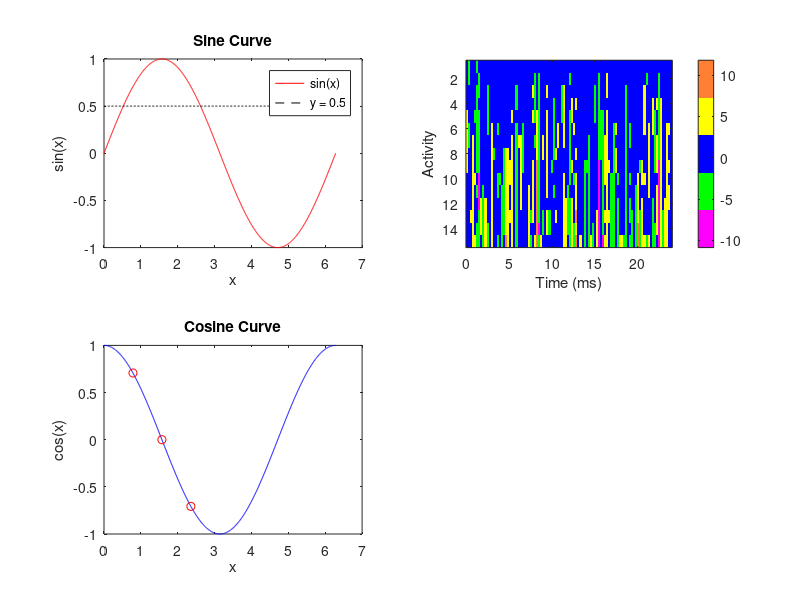

This chart was generated by the following MATLAB code: (Note: this script raises an error after producing the figure.)
%% uglyPlot

% Define x values
x = linspace(0, 2*pi, 1000);

% Define y values for various functions
y1 = sin(x);
y2 = cos(x);
y3 = tan(x);
y4 = log(x + 1); % Adding 1 to avoid negative values and log(0)
y_cot = cot(x); % Cotangent values

% Create a new figure
figure(2); clf;

% First subplot: sine curve
subplot(2, 2, 1);
plot(x, y1, 'r'); 
hold on; % Keep the current plot and add new plots to it
plot(x, 0.5*ones(size(x)), 'k--'); % Dashed line at y = 0.5
title('Sine Curve');
xlabel('x');
ylabel('sin(x)');
legend('sin(x)', 'y = 0.5');

% Second subplot: cosine curve
subplot(2, 2, 3);
plot(x, y2, 'b'); 
hold on;
% Sample points
x_points = [pi/4, pi/2, 3*pi/4];
y_points = cos(x_points);
plot(x_points, y_points, 'ro'); % red circles
title('Cosine Curve');
xlabel('x');
ylabel('cos(x)');

% ac
time = linspace(0, 24, 100); % Time from 0 to 24 hours
activity = cumsum(randn(15, 100)); % Random walk for activity
subplot(2, 2, 2);
uglyColors = [1 0 1; 0 1 0; 0 0 1; 1 1 0; 1 0.5 0.2];
colormap(uglyColors);
imagesc(time, [], activity);
ylabel('Activity');
xlabel('Time (ms)');
c = colorbar;
c.Title.String = 'Zscore';

% Activity plot 
time = linspace(0, 24, 100); % Time from 0 to 24 hours
activity = cumsum(randn(15, 100)).*2; % Random walk for activity
subplot(2, 2, 4);
uglyColors = [1 0 1; 0 1 0; 0 0 1; 1 1 0; 1 0.5 0.2];
colormap(uglyColors);
% Plot the activity data
imagesc(time, [], activity);
ylabel('Activity');
xlabel('Time (ms)');
c2 = colorbar;
c2.Title.String = 'Zscore';

%prettify_plot;
